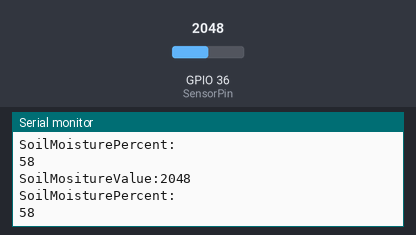
A program run on a simulated ESP32. Parts: the last lines printed to the serial monitor. The test bench sets the inputs (shaded band); at power-on: GPIO 36 (SensorPin) = 2048.

Above: at 1.3 s.
1.4 s: GPIO 36 (SensorPin) set to 2866
At 1.9 s:
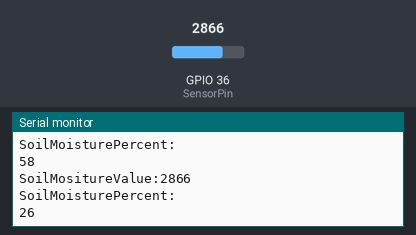
2.9 s: GPIO 36 (SensorPin) set to 3603
At 3.4 s:
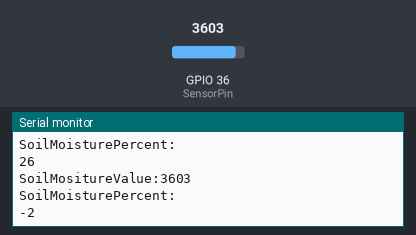
Timing chart, 0 to 5.9 s (numbered marks = the images above; inputs shaded):
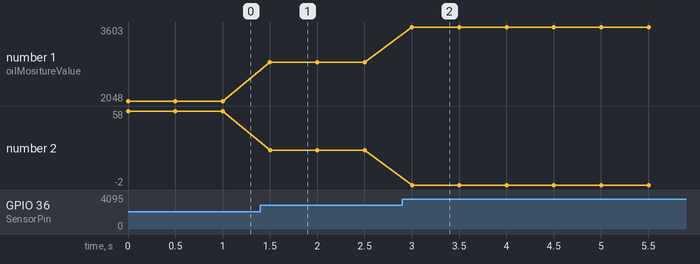

The program:

main.cpp
```cpp
#include <Arduino.h>
# define SensorPin 36

const int AirValue = 3550;   //you need to replace this value with Value_1
const int WaterValue = 1000;  //you need to replace this value with Value_2
//const int SensorPin = 36;
int soilMoistureValue = 0;
int soilmoisturepercent=0;

void setup() {
  Serial.begin(9600);
}

void loop() {
  // put your main code here, to run repeatedly:
  soilMoistureValue = analogRead(SensorPin);  //put Sensor insert into soil
Serial.print("SoilMositureValue:");
Serial.println(soilMoistureValue);
soilmoisturepercent = map(soilMoistureValue, AirValue, WaterValue, 0, 100);
Serial.println("SoilMoisturePercent:");
Serial.println(soilmoisturepercent);
delay(500);
}
```

Measured:
- after the input at 1.4 s, the serial monitor: prints a new line after 0.10 s (image 1)
- after the input at 2.9 s, the serial monitor: prints a new line after 0.10 s (image 2)
- plotted number 1: 2048 → 2866 after the input at 1.4 s, 2866 → 3603 after the input at 2.9 s
- plotted number 2: 58 → 26 after the input at 1.4 s, 26 → -2 after the input at 2.9 s
